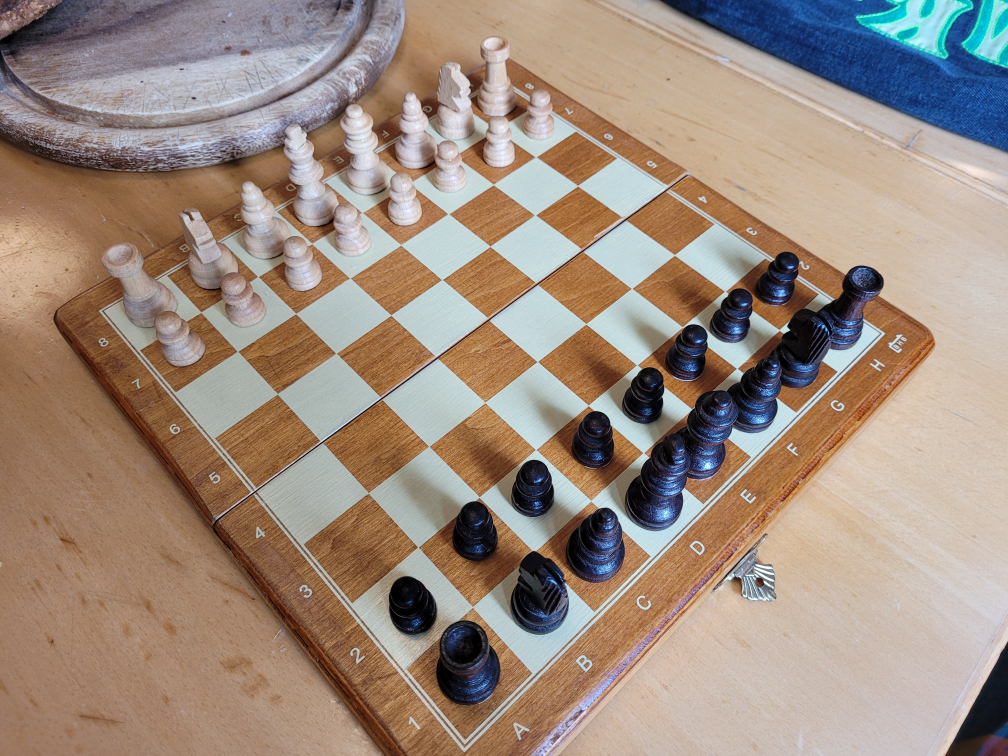
#> input picture original.jpg, 4032 x 3024 px (shown at 1/4 size)
$ python -i chessboard.py   (imports and definitions only)
#> lines starting #> are read from the running program, lines starting #| are printed output that depends on the picture
import cv2
import numpy as np
import matplotlib.pyplot as plt
import sklearn.cluster as sk
from sklearn.metrics import r2_score

def find_intersection():
    image = cv2.imread("original.jpg", cv2.IMREAD_GRAYSCALE)
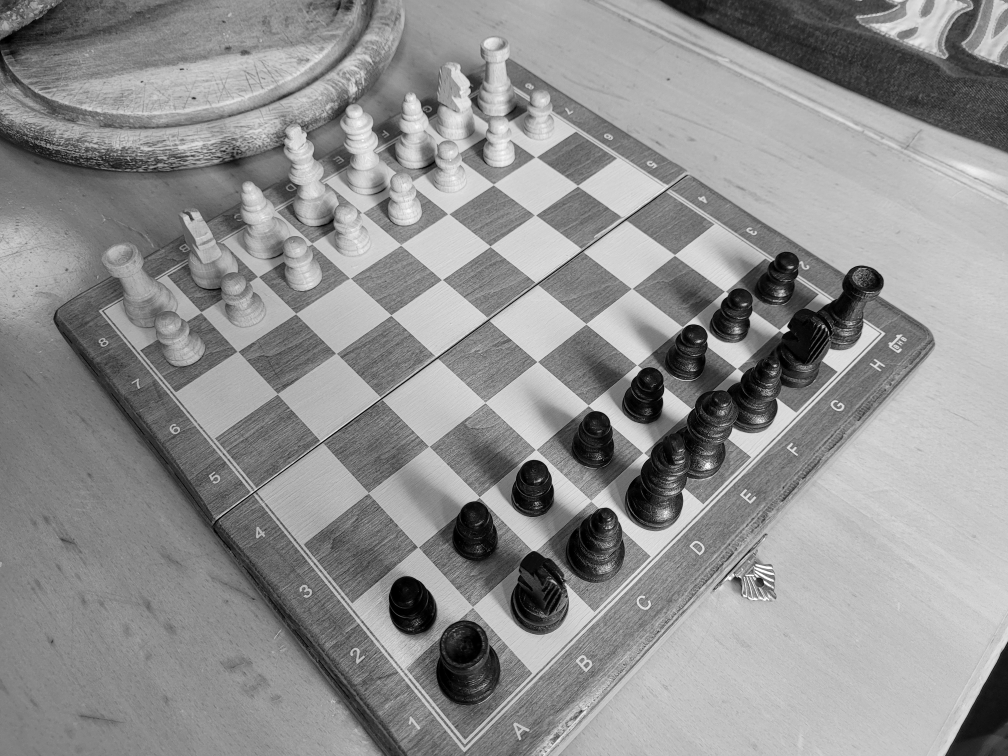
#> image: shape (3024, 4032) (shown at 1/4 size); min 0, max 255, mean 143.6
    n_blur = 6
    ksize = (n_blur, n_blur)
    image = cv2.blur(image, ksize)
    """plt.imshow(image, cmap='gray', vmin = 0, vmax = 255)
    plt.show()"""
    otsu = cv2.threshold(image, 0, 255, cv2.THRESH_BINARY + cv2.THRESH_OTSU)[0]
#> otsu = 144
    image_edge = cv2.Canny(image, otsu/2, otsu, apertureSize = 3, L2gradient = True)
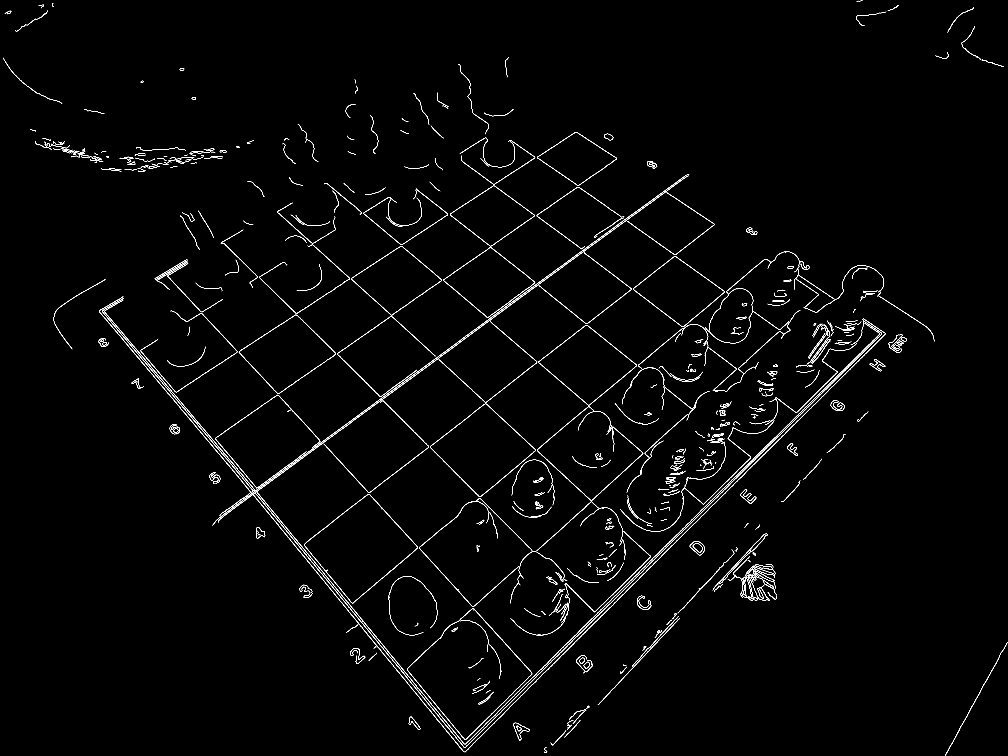
#> image_edge: shape (3024, 4032) (shown at 1/4 size); 0.92% white in thin lines or dots
    """plt.imshow(image_edge)
    plt.show()"""

    parameter = []
    lines = cv2.HoughLinesP(image_edge,1,np.pi/180,100,minLineLength=75,maxLineGap=15)
#> lines = 301 rows, first 6: [2167, 1127, 2755, 699], [3367, 1487, 3529, 1325], [2384, 2486, 2776, 2094], [396, 1244, 1081, 2060], [476, 1325, 887, 1814], [2154, 1447, 2525, 1157]
    for line in lines:
        x1,y1,x2,y2 = line[0]
        #cv2.line(image,(x1,y1),(x2,y2),(0,255,0),2)
        k = (y1-y2)/(x1-x2)
        d = y1 - k*x1
        parameter.append([k, d])
#> this loop made 301 passes
#> (x1, y1, x2, y2, k, d) on passes 1 to 3: (2167, 1127, 2755, 699, -0.728, 2704.3), (3367, 1487, 3529, 1325, -1, 4854), (2384, 2486, 2776, 2094, -1, 4870)
#> after the loop, parameter = 301 pairs, first value -1.81 to 1.23, second value -1107.7 to 9870.4
    parameter = np.array(parameter)
    db = sk.DBSCAN(eps=50, min_samples=5).fit(parameter)
    labels = db.labels_
#> labels = 301 values, max 18 at index 205, min -1 at index 87, mean 6.12
    param_ver= []
    param_hor= []
    for i in range(len(np.unique(labels))-1):
        subset = parameter[np.where(labels==i)]
        mean = np.mean(subset, axis=0)
        if mean[0]>0:
            param_hor.append(mean)
        else:
            param_ver.append(mean)
#> this loop made 19 passes
#> mean on passes 1 to 12: [-0.731, 2707.8], [-0.998, 4849.3], [1.21, 732.2], [-0.778, 3122.5], [0.993, 78.62], [-0.647, 2019.1], [-0.84, 3601.9], [1.09, 361.9], [0.748, -737.7], [0.819, -577.6], [-0.897, 4125.2], [0.918, -174.3]
#> after the loop, param_hor = [[1.21, 732.2], [0.993, 78.62], [1.09, 361.9], [0.748, -737.7], [0.819, -577.6], [0.918, -174.3], [0.851, -386.1], [0.705, -906.3], [0.665, -1046.1]]; param_ver = [[-0.731, 2707.8], [-0.998, 4849.3], [-0.778, 3122.5], [-0.647, 2019.1], [-0.84, 3601.9], [-0.897, 4125.2], [-0.698, 2355], [-1.07, 5376.8], [-0.618, 1748.2], [-0.577, 1477.5]]
    param_hor = np.array(param_hor)
    param_ver = np.array(param_ver)
    """plt.scatter(parameter[:,0], parameter[:,1])
    plt.scatter(param_hor[:,0], param_hor[:,1], label="Horizontal")
    plt.scatter(param_ver[:,0], param_ver[:,1], label="Vertical")
    plt.legend()
    plt.show()"""

    param_hor = param_hor[param_hor[:,1].argsort()]
#> param_hor = [[0.665, -1046.1], [0.705, -906.3], [0.748, -737.7], [0.819, -577.6], [0.851, -386.1], [0.918, -174.3], [0.993, 78.62], [1.09, 361.9], [1.21, 732.2]]
    param_ver = param_ver[param_ver[:,1].argsort()]
#> param_ver = [[-0.577, 1477.5], [-0.618, 1748.2], [-0.647, 2019.1], [-0.698, 2355], [-0.731, 2707.8], [-0.778, 3122.5], [-0.84, 3601.9], [-0.897, 4125.2], [-0.998, 4849.3], [-1.07, 5376.8]]
    #print(len(param_hor))
    #print(len(param_ver))
    while len(param_hor)>9:
        diff_u = np.ediff1d(param_hor[:,1][0:len(param_hor)-1])
        diff_o = np.ediff1d(param_hor[:,1][1:len(param_hor)])
        fit_u = np.poly1d(np.polyfit(range(len(diff_u)), diff_u, 2))
        r_u = r2_score(diff_u, fit_u(range(len(diff_u))))
        fit_o = np.poly1d(np.polyfit(range(len(diff_o)), diff_o, 2))
        r_o = r2_score(diff_o, fit_o(range(len(diff_o))))
        if r_u<r_o:
            param_hor = np.delete(param_hor, 0, axis=0)
        else:
            param_hor = np.delete(param_hor, len(param_hor)-1, axis=0)
#> this loop made 0 passes
    while len(param_ver)>9:
        diff_u = np.ediff1d(param_ver[:,1][0:len(param_ver)-1])
        diff_o = np.ediff1d(param_ver[:,1][1:len(param_ver)])
        fit_u = np.poly1d(np.polyfit(range(len(diff_u)), diff_u, 2))
        r_u = r2_score(diff_u, fit_u(range(len(diff_u))))
        fit_o = np.poly1d(np.polyfit(range(len(diff_o)), diff_o, 2))
        r_o = r2_score(diff_o, fit_o(range(len(diff_o))))
        if r_u<r_o:
            param_ver = np.delete(param_ver, 0, axis=0)
        else:
            param_ver = np.delete(param_ver, len(param_ver)-1, axis=0)
#> this loop made 1 pass
#> (diff_u, diff_o, r_u, r_o) on pass 1: ([270.7, 270.9, 335.9, 352.7, 414.8, 479.4, 523.3, 724], [270.9, 335.9, 352.7, 414.8, 479.4, 523.3, 724, 527.5], 0.968, 0.783)
#> after the loop, param_ver = [[-0.577, 1477.5], [-0.618, 1748.2], [-0.647, 2019.1], [-0.698, 2355], [-0.731, 2707.8], [-0.778, 3122.5], [-0.84, 3601.9], [-0.897, 4125.2], [-0.998, 4849.3]]

    intersection = []
    for i in param_hor:
        for j in param_ver:
            int_x = (j[1]-i[1])/(i[0]-j[0])
            int_y = i[0]*int_x+i[1]
            intersection.append([int_x, int_y])
#> this loop made 9 passes
#> after the loop, intersection = 81 pairs, first value 417.3 to 3543, second value 306 to 2987.4
    intersection = np.flip(np.array(intersection), axis=0)
    plt.imshow(image, cmap='gray', vmin = 0, vmax = 255)
    plt.scatter(intersection[:,0], intersection[:,1])
    plt.show()
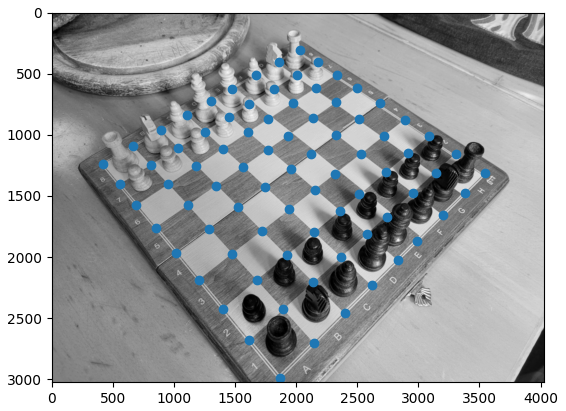
#> figure drawn by matplotlib, 1 panel

    intersection = intersection.reshape((9,9,2))
    height = 1.8*np.linalg.norm(np.diff(intersection, axis=1), axis=2)
    #print(height)
    return intersection, height

>>> result = find_intersection()
